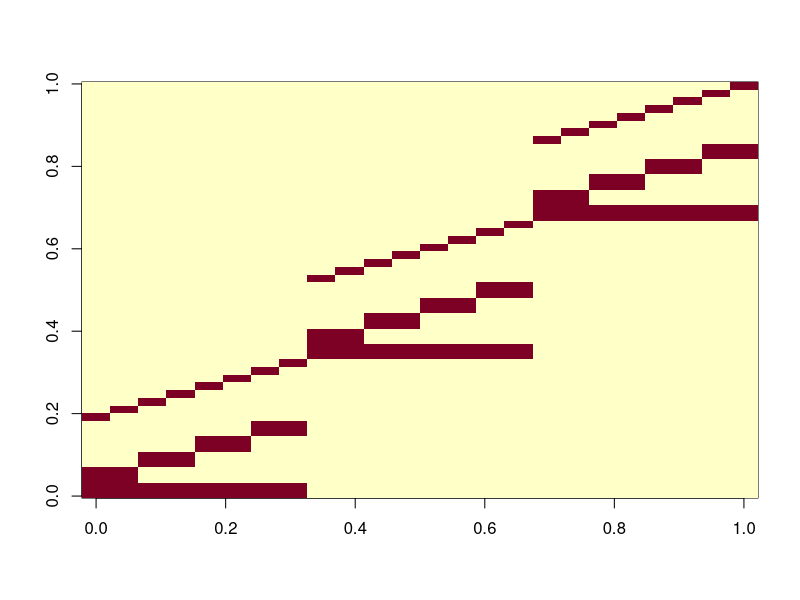
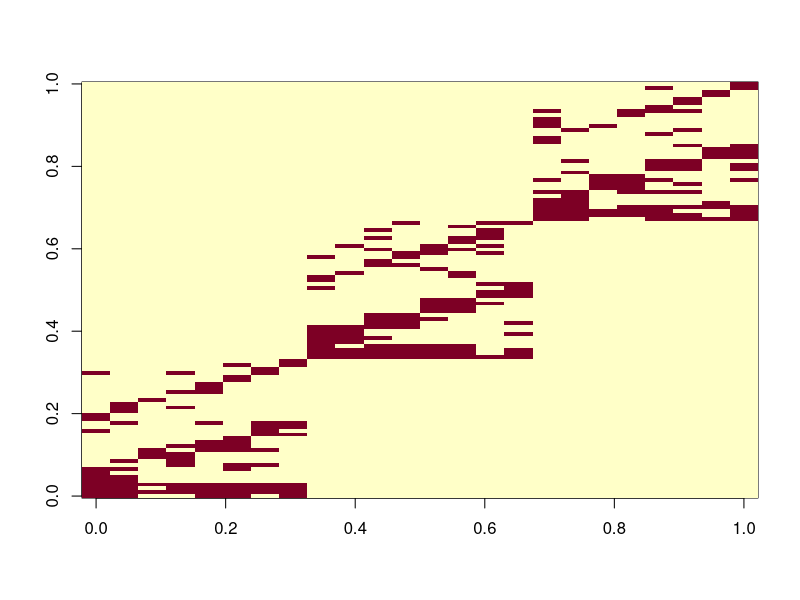
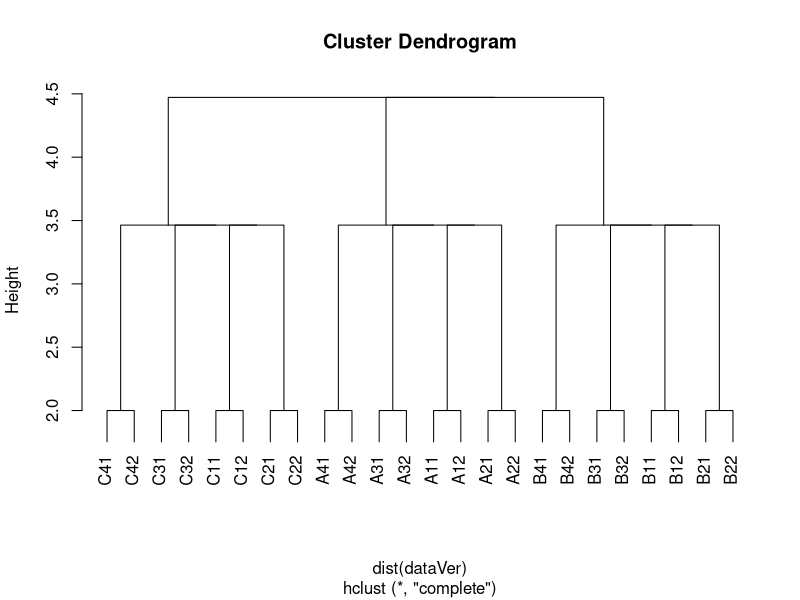
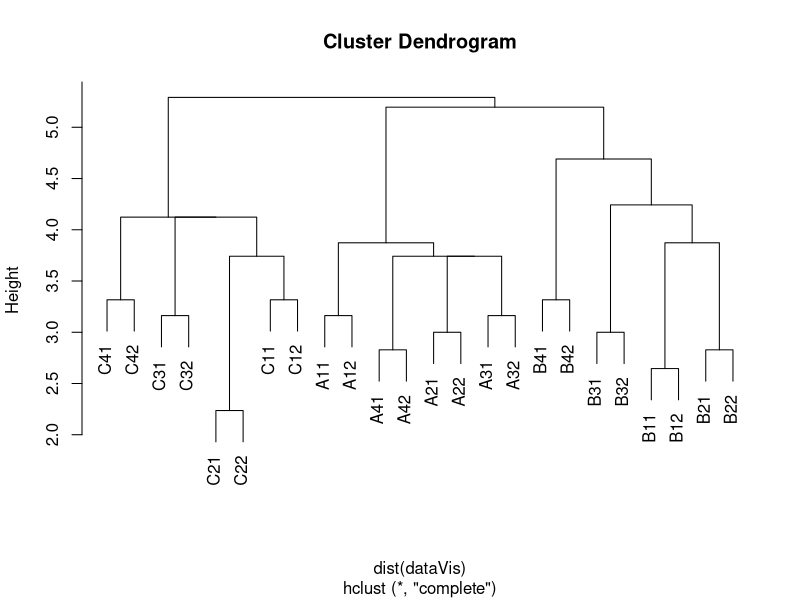

Here is the R script that generated these plots, in order:
rm (list = ls())
getwd()
tempVer = read.table("initVer.txt")
tempVis = read.table("initVis.txt")

image(as.matrix(tempVer[,2:length(tempVer)]))
image(as.matrix(tempVis[,2:length(tempVis)]))

nVer = length(tempVer)
nVis = length(tempVis)

# reformat the data
dataVer = as.matrix(tempVer[,2:nVer])
row.names(dataVer) = tempVer[,1]

dataVis = as.matrix(tempVis[,2:nVis])
row.names(dataVis) = tempVis[,1]

# visualization 
plot.new()
par(mfrow=c(1,1))
plot(hclust(dist(dataVer)))
plot(hclust(dist(dataVis)))

